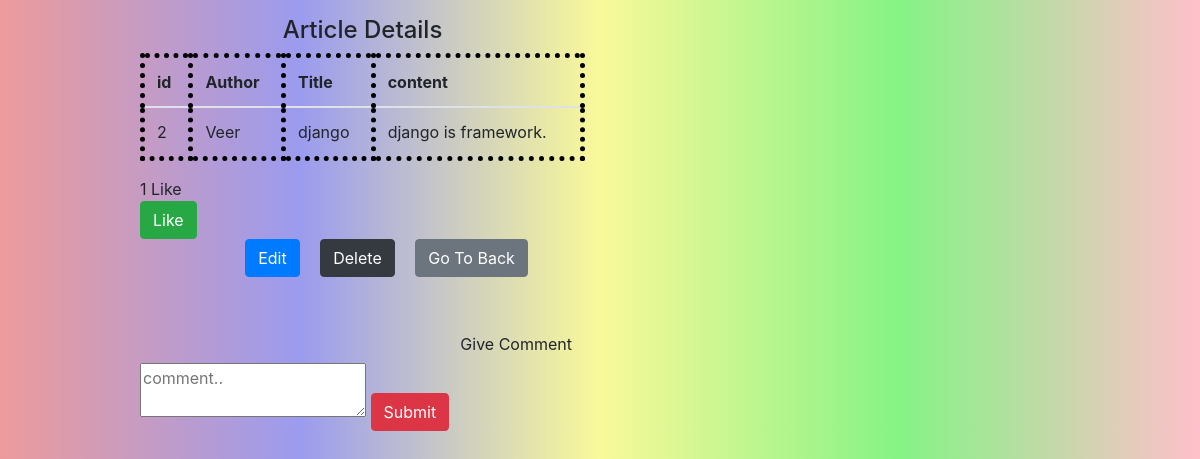
Screenshot of /2/django with the database file from the repository.
### app/models.py (models this page shows, shortened)
class Post(models.Model):
    title = models.CharField(max_length=100)
    slug = models.SlugField(max_length=100)
    author = models.ForeignKey(User, on_delete = models.CASCADE)
    body = models.TextField()
    likes = models.ManyToManyField(User, related_name = 'likes')
    created_date = models.DateField(max_length=50, auto_now_add=True)
    updated_date = models.DateField(max_length=50, auto_now=True)
    def total_likes(self):
        return self.likes.count()

### app/views.py (the view)
# urls.py: path('<id>/<slug>',views.post_detail, name='post_detail'),
def post_detail(request,id,slug):
    post = get_object_or_404(Post, id=id, slug=slug)
    is_liked = False
    if post.likes.filter(id=request.user.id).exists():
        is_liked = True
    context = {
        'post':post,
        'is_liked':is_liked,
        'total_likes':post.total_likes(),
    }
    return render(request,'post_detail.html',context)

### templates/post_detail.html (shortened to what this page needs)
<!DOCTYPE html>
<html lang="en" dir="ltr">
  <head>
    {% include 'cdnlines.html' %}
  </head>
  <body>
    <div class="container">
      <div class="row">
        <div class="offset-md-1 col-md-5 mt-3">
          <h4 class="text-center">Article Details</h4>
        <table class="table">
          <thead>
            <tr><th>id</th><th>Author</th><th>Title</th><th>content</th></tr>
          </thead>
          <tbody>
            <tr>
              <td>{{ post.id  }}</td><td>{{ post.author }}</td>
              <td>{{ post.title }}</td><td>{{ post.body }}</td>
            </tr>
          </tbody>
        </table>
        <div id="likes_section"> {% include 'likes.html' %} </div>
        <center>
          <a href="{% url 'post_edit' id=post.id %}" class="btn btn-primary ml-5 mr-3"> Edit </a>
          <a href="{% url 'delete' id=post.id %}" class="btn btn-dark">Delete</a>
          <a href="{% url 'post_list' %}" class="btn btn-secondary ml-3">Go To Back</a>
        </center><br><br>
       <div class="text-right"> <a href="{% url 'comment' %}" class="btn">Give Comment</a> </div>
       <form method="POST">
          <textarea type="text" name='com' placeholder="comment.." ></textarea>
          <input type="submit" class="btn btn-danger">
        </form>
        </div>
      </div>
    </div>
  </body>
</html>

### templates/post_detail.html (style rules this page uses)
table, th, td { border: 5px dotted black; }
body { background-image:linear-gradient(90deg,#ed9b9b,#9b9bef,#f9f999,#85f385,#ffc0cb); }

### rows the page displays
Post: id "2", author "Veer", title "django", body "django is framework."

### other values shown
{{ total_likes }} "1"
